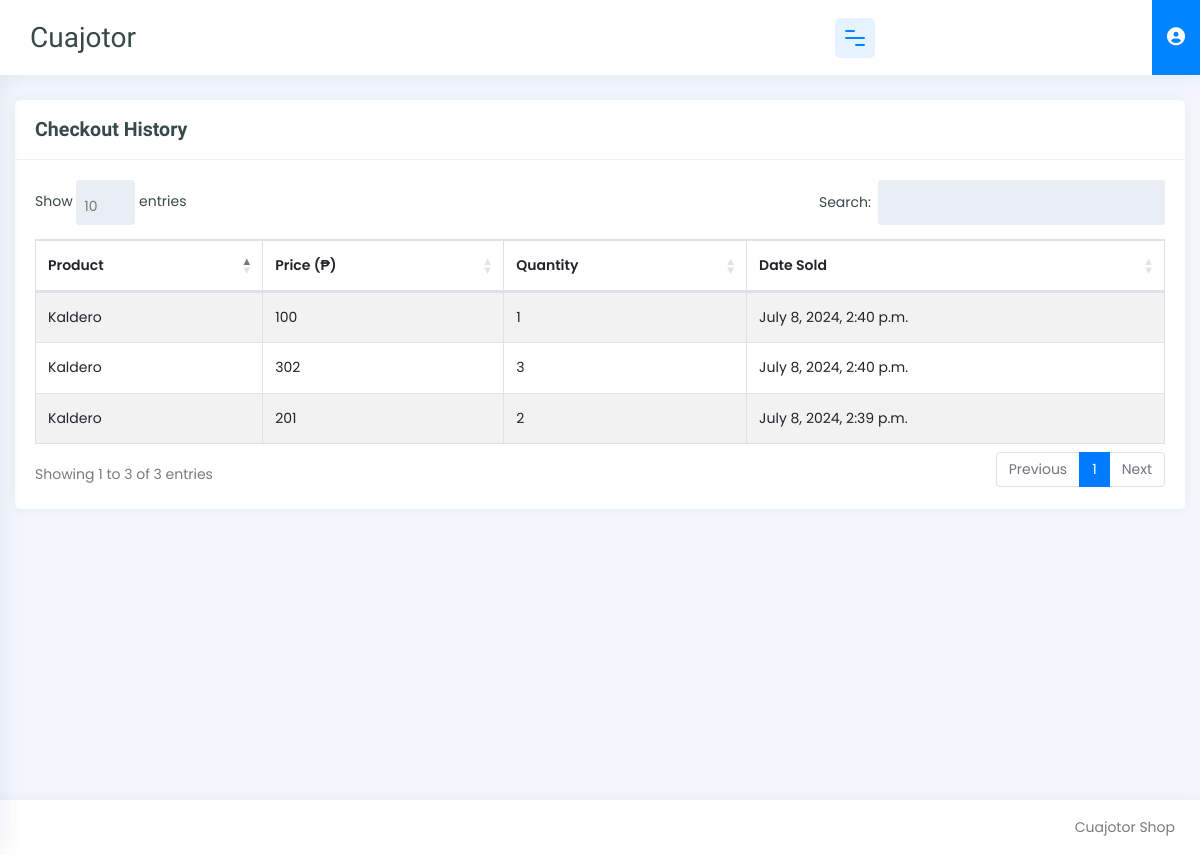
The page /checkoutHistory on the database as committed earlier.
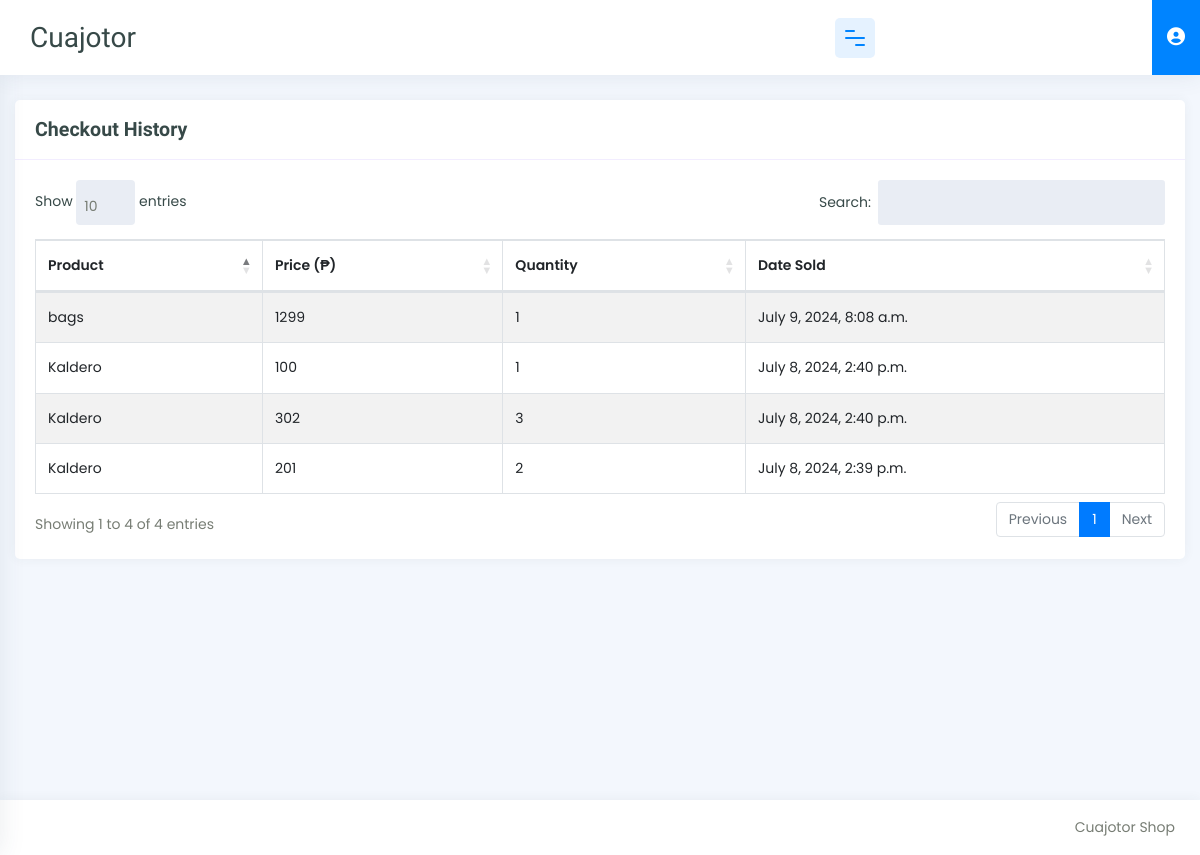
The same page on the database as committed later.
### store/models.py (models this page shows)
class SoldItems(models.Model):
    product_name = models.ForeignKey(Products, on_delete=models.CASCADE)
    quantity = models.IntegerField()
    price = models.IntegerField()
    sold_date = models.DateTimeField(auto_now_add=True)

class Products(models.Model):
    quantity = models.IntegerField()
    name = models.TextField()
    price = models.DecimalField(max_digits=10, decimal_places=2)
    category = models.ForeignKey(Category, on_delete=models.PROTECT)

### store/views.py (the view)
# urls.py: path('checkoutHistory', views.checkoutHistory, name='checkoutHistory'),
def checkoutHistory(request):
    checkoutHistory = SoldItems.objects.all().order_by('-id')
    context = {
        'checkoutHistory': checkoutHistory,
    }
    return render(request, 'checkoutHistory.html', context)

### store/templates/checkoutHistory.html (shortened to what this page needs)
{% load static %}
<!DOCTYPE html>
<html lang="en">
	<head>
		<link
			rel="stylesheet"
			href="{% static 'css/bootstrap.min.css' %}" />
		<link
			rel="stylesheet"
			href="{% static 'css/typography.css' %}" />
		<link
			rel="stylesheet"
			href="{% static 'css/style.css' %}" />
		<link
			rel="stylesheet"
			href="{% static 'css/responsive.css' %}" />
		<link
			rel="stylesheet"
			href="https://cdnjs.cloudflare.com/ajax/libs/font-awesome/6.5.2/css/all.min.css"
 />
		<link
			rel="stylesheet"
			href="https://cdn.datatables.net/1.10.21/css/dataTables.bootstrap4.min.css" />
	</head>
	<body>
		<div class="wrapper">
			{% include 'includes/sidebar.html' %}
			<div
				id="content-page"
				class="content-page">
				<div class="container-fluid">
					<div class="row">
						<div class="col-sm-12">
							<div class="iq-card">
								<div class="iq-card-header d-flex justify-content-between">
									<div class="iq-header-title">
										<h4 class="card-title">Checkout History</h4>
									</div>
								</div>
								<div class="iq-card-body">
									<div class="table-responsive">
										<table
											id="products"
											class="table table-striped table-bordered"
											style="width: 100%">
											<thead>
												<tr>
													<th>Product</th>
													<th>Price (₱)</th>
													<th>Quantity</th>
													<th>Date Sold</th>
												</tr>
											</thead>
											<tbody>
												{% for list in checkoutHistory %}
												<tr>
													<td>{{list.product_name.name}}</td>
													<td class="price">{{ list.price }}</td>
													<td class="quantity">{{ list.quantity }}</td>
													<td class="total-worth">{{ list.sold_date }}</td>
												</tr>
												{% endfor %}
											</tbody>
										</table>
									</div>
								</div>
							</div>
						</div>
					</div>
				</div>
			</div>
		</div>
		{% include 'includes/footer.html' %}
	</body>
</html>

### store/templates/includes/sidebar.html (shortened to what this page needs)
{% load static %}
<div class="iq-top-navbar">
	<div class="iq-navbar-custom">
		<div class="iq-sidebar-logo">
			<div class="top-logo">
				<a
					href="{% url 'homepage' %}"
					class="logo">
					<span>Cuajotor</span>
				</a>
			</div>
		</div>
		<nav class="navbar navbar-expand-lg navbar-light p-0">
			<div class="iq-menu-bt align-self-center">
				<div class="wrapper-menu">
					<div class="line-menu half start"></div>
					<div class="line-menu"></div>
					<div class="line-menu half end"></div>
				</div>
			</div>
			<ul class="navbar-list">
				<li>
					<a
						href="#"
						class="search-toggle iq-waves-effect bg-primary text-white">
						<i
							class="fa fa-user-circle"
							aria-hidden="true"></i>
					</a>
				</li>
			</ul>
		</nav>
	</div>
</div>

### store/templates/includes/footer.html
<footer class="bg-white iq-footer">	<div class="container-fluid">
		<div class="row">
			<div class="col-lg-6"></div>
			<div class="col-lg-6 text-right">Cuajotor Shop</div>
		</div>
	</div>
</footer>

### store/static/css/typography.css (style rules this page uses)
body { font-family: 'Poppins', sans-serif; font-weight: 400; font-style: normal; font-size: 14px; line-height: 1.8; padding: 0; margin: 0; color: #777D74; background: #f3f7fd; }
a, .btn { -webkit-transition: all 0.5s ease-out 0s; -moz-transition: all 0.5s ease-out 0s; -ms-transition: all 0.5s ease-out 0s; -o-transition: all 0.5s ease-out 0s; transition: all 0.5s ease-out 0s; }
a, button, input, btn { outline: medium none !important; }
h1, h2, h3, h4, h5, h6 { font-family: 'Questrial', sans-serif; font-weight: 600; margin: 0px; line-height: 1.5; color: #374948; }
h4 { font-size: 1.400em; }
th { font-weight: 600; }
.bg-primary, .badge-primary { background-color: #0084ff !important; }
.text-white { color: #ffffff !important; }
.iq-card { background: #ffffff; -webkit-border-radius: 5px; -moz-border-radius: 5px; border-radius: 5px; margin-bottom: 30px; border: none; -webkit-box-shadow: 0px 0px 12px 0px rgba(55, 73, 72, 0.06); -moz-box-shadow: 0px 0px 12px 0px rgba(55, 73, 72, 0.06); box-shadow: 0px 0px 12px 0px rgba(55, 73, 72, 0.06); }
.iq-card-body { padding: 20px; }
.iq-card .iq-card-header { padding: 0 20px; min-height: 60px; border-bottom: 1px solid #f2edff; -ms-flex-align: center !important; align-items: center !important; }
.iq-card .iq-card-header .iq-header-title { display: inline-block; align-self: center !important; }
.iq-card .iq-card-header .iq-header-title .card-title { margin-bottom: 0; }

### store/static/css/responsive.css (style rules this page uses)
@media (max-width:1299px) { .content-page, body.sidebar-main .content-page { margin-left: 0; padding: 100px 0 0; } }
@media (max-width:1299px) { .iq-top-navbar .iq-sidebar-logo .top-logo { display: block; } }
@media (max-width:1299px) { .iq-footer, body.sidebar-main .iq-footer { padding: 15px 10px; margin-left: 0; } }
@media (max-width:1299px) { .iq-sidebar-logo { width: auto; } }
@media (max-width:1299px) { .iq-top-navbar .iq-navbar-custom .iq-menu-bt { display: inline-block; position: absolute; right: 310px; opacity: 1; } }

Rows that differ between the two databases and show on the page:
added SoldItems: product_name.name "bags", price "1299", quantity "1", sold_date "July 9, 2024, 8:08 a.m."
Other text that changed with them:
text written by a page script: "Show entries Search: Showing 1 to 3 of 3 entries Previous 1 Next" → "Show entries Search: Showing 1 to 4 of 4 entries Previous 1 Next"
